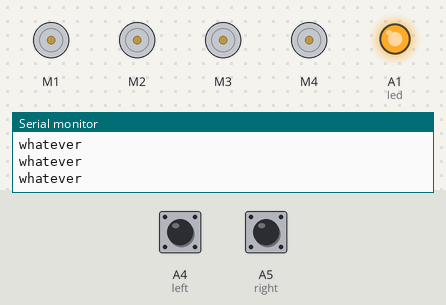
The sketch below on a simulated Arduino Uno, built with avr-gcc and run on an emulated ATmega328P. Parts: 4 × DC motor (green arrow = forward, orange = backward, longer = faster), output pins drawn as LEDs (lit = HIGH), the last lines printed to the serial monitor. The inputs (shaded band) are chosen by the test bench; at power-on: A4 (left) HIGH, A5 (right) HIGH.

Above: at 0.8 s.
0.9 s: A4 (left) pulled LOW for 0.15 s
At 0.98 s:
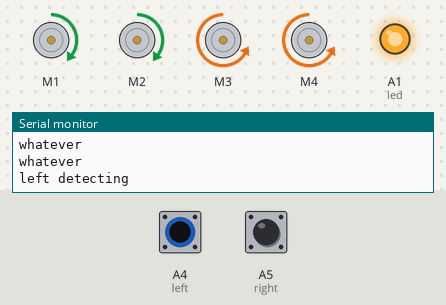
2.5 s: A5 (right) pulled LOW for 0.15 s
At 2.59 s:
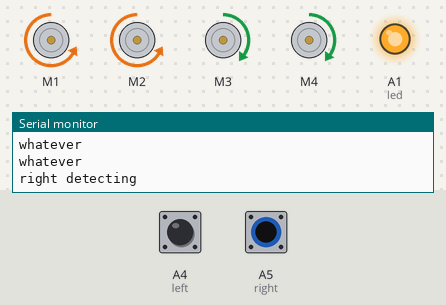
4.1 s: A4 (left) pulled LOW for 1 s
At 5.9 s:
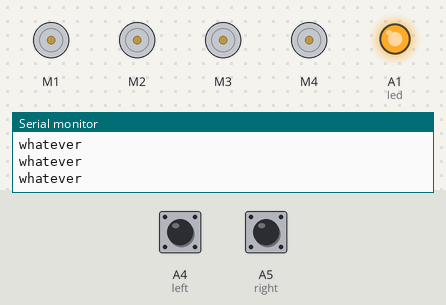
8.1 s: A4 (left) pulled LOW for 3.2 s
At 9.0 s:
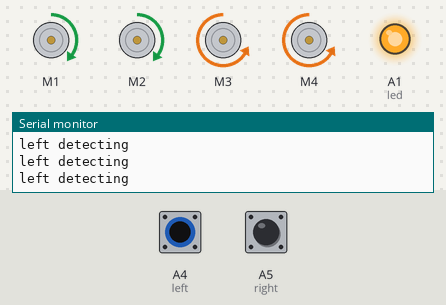
12.8 s: A5 (right) pulled LOW for 0.15 s
At 14.3 s:
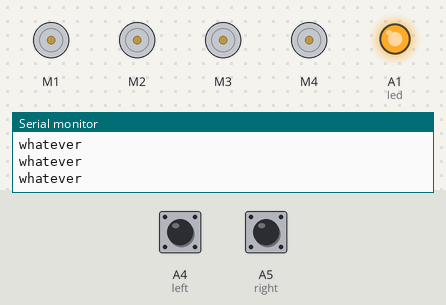
15.9 s: A5 (right) pulled LOW for 1 s
At 16.4 s:
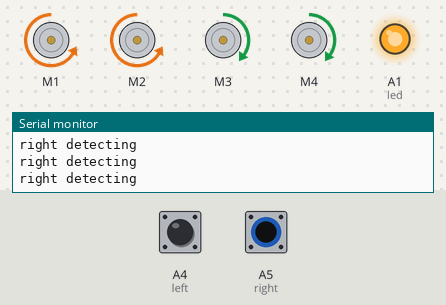
Timing chart, 0 to 18.9 s (numbered marks = the images above; inputs shaded):
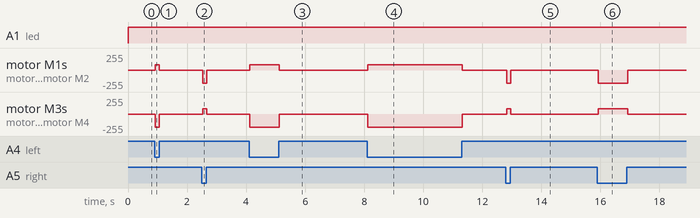

The sketch:

LKA.ino
```cpp
//ARDUINO LINE FOLLOWING CAR//
// YOU HAVE TO INSTALL THE AFMOTOR LIBRARY BEFORE UPLOAD THE CODE//
// GO TO SKETCH >> INCLUDE LIBRARY >> ADD .ZIP LIBRARY >> SELECT AF MOTOR ZIP FILE //

//including the libraries
#include <Arduino_FreeRTOS.h>
#include <AFMotor.h>

//defining pins and variables
#define left A4
#define right A5
#define led A1
//defining motors
AF_DCMotor motor1(1, MOTOR12_1KHZ);
AF_DCMotor motor2(2, MOTOR12_1KHZ);
AF_DCMotor motor3(3, MOTOR34_1KHZ);
AF_DCMotor motor4(4, MOTOR34_1KHZ);

void Task1(void *pvParameters);

void setup() {
  //declaring pin types
  pinMode(left,INPUT);
  pinMode(right,INPUT);
  pinMode(led,OUTPUT);
  //begin serial communication
  Serial.begin(9600);
  xTaskCreate(
  Task1
  ,"Task1"
  ,128
  ,NULL
  ,1
  ,NULL);
  vTaskStartScheduler();
//   motor1.setSpeed(80);
//   motor2.setSpeed(80);
// motor3.setSpeed(80);

// motor4.setSpeed(80);
}

void loop(){
}

    // motor1.run(FORWARD);
    // motor1.setSpeed(80);
    // motor2.run(FORWARD);
    // motor2.setSpeed(80);

//Serial.println(digitalRead(left));
// if(digitalRead(left)==0)
// {
//   motor1.run(FORWARD);
//     motor1.setSpeed(80);
//     motor2.run(FORWARD);
//     motor2.setSpeed(80);
//     motor3.run(FORWARD);
//     motor4.run(FORWARD);
//      motor4.setSpeed(80);
//     motor3.setSpeed(80);
//     //Serial.println("m3 working");
// }

// else if(digitalRead(left)==1)
// {
//   motor1.run(FORWARD);
//     motor1.setSpeed(80);
//     motor2.run(FORWARD);
//     motor2.setSpeed(80);
//     motor3.run(BACKWARD);
//      motor4.setSpeed(80);
//     motor4.run(BACKWARD);
//     motor3.setSpeed(80);
//     //Serial.println("m4 working");

// }

  //printing values of the sensors to the serial monitor
  //Serial.println(digitalRead(left));

  //Serial.println(digitalRead(right));

  //line detected by both
 //if(digitalRead(left)==0){
   void Task1(void *pvParameters){
  (void) pvParameters;
  while(1){
 if(digitalRead(left)==0 && digitalRead(right)==0){
    //Forward
    Serial.println("not detecting");
    motor1.run(FORWARD);
    motor1.setSpeed(80);
    motor2.run(FORWARD);
    motor2.setSpeed(80);
    motor3.run(FORWARD);
    motor3.setSpeed(80);
    motor4.run(FORWARD);
    motor4.setSpeed(80);
    digitalWrite(A1, LOW);
  }
  //line detected by left sensor
  //else{
 else if(digitalRead(left)==0 && !digitalRead(right)==0){
    //turn left
    Serial.println("left detecting");
    motor1.run(FORWARD);
    motor1.setSpeed(80);
    motor2.run(FORWARD);
    motor2.setSpeed(80);
    motor3.run(BACKWARD);
    motor3.setSpeed(200);
    motor4.run(BACKWARD);
    motor4.setSpeed(200);
    digitalWrite(A1, HIGH);
// Serial.println("done");

  }
  //line detected by right sensor
  else if(!digitalRead(left)==0 && digitalRead(right)==0){
    //turn right
    Serial.println("right detecting");
    motor1.run(BACKWARD);
    motor1.setSpeed(200);
    motor2.run(BACKWARD);
    motor2.setSpeed(200);
    motor3.run(FORWARD);
    motor3.setSpeed(80);
    motor4.run(FORWARD);
    motor4.setSpeed(80);
    digitalWrite(A1, HIGH);

  }
  //line detected by none
  else if(!digitalRead(left)==0 && !digitalRead(right)==0){
  //   //stop
   Serial.println("whatever");
    motor1.run(RELEASE);
    motor1.setSpeed(0);
    motor2.run(RELEASE);
    motor2.setSpeed(0);
    motor3.run(RELEASE);
    motor3.setSpeed(0);
    motor4.run(RELEASE);
    motor4.setSpeed(0);
    digitalWrite(A1, HIGH);

  }


}
   }
```

Measured:
- after the input at 0.9 s, motor M1, motor M2: stopped → forward 80/255 at once, → stopped 0.14 s later; motor M3, motor M4: stopped → backward 200/255 at once, → stopped 0.14 s later
- after the input at 2.5 s, motor M1, motor M2: stopped → backward 200/255 at once, → stopped 0.15 s later; motor M3, motor M4: stopped → forward 80/255 at once, → stopped 0.15 s later
- after the input at 4.1 s, motor M1, motor M2: stopped → forward 80/255 at once, → stopped 1.0 s later; motor M3, motor M4: stopped → backward 200/255 at once, → stopped 1.0 s later
- after the input at 8.1 s, motor M1, motor M2: stopped → forward 80/255 at once, → stopped 3.2 s later; motor M3, motor M4: stopped → backward 200/255 at once, → stopped 3.2 s later
- after the input at 12.8 s, motor M1, motor M2: stopped → backward 200/255 at once, → stopped 0.13 s later; motor M3, motor M4: stopped → forward 80/255 at once, → stopped 0.13 s later
- after the input at 15.9 s, motor M1, motor M2: stopped → backward 200/255 at once, → stopped 1.0 s later; motor M3, motor M4: stopped → forward 80/255 at once, → stopped 1.0 s later
